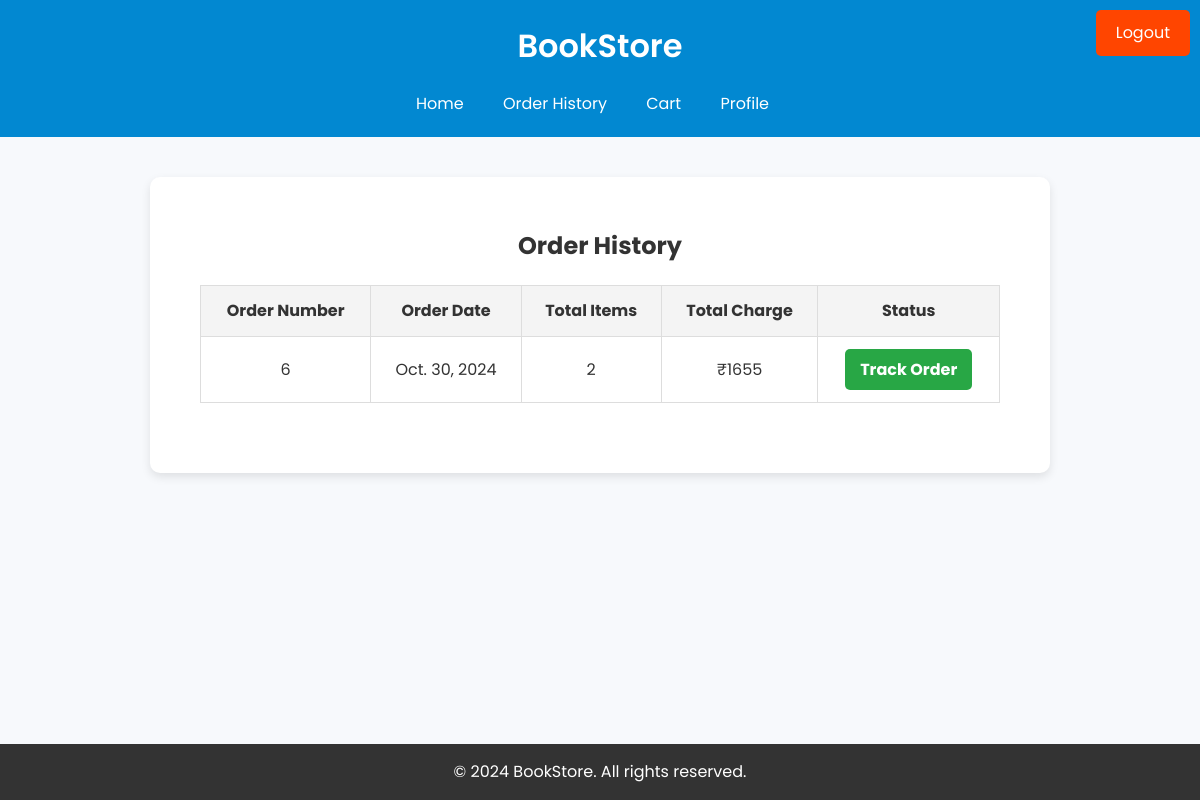
/orderhistorypage (signed in), run on an earlier commit of the app's database.
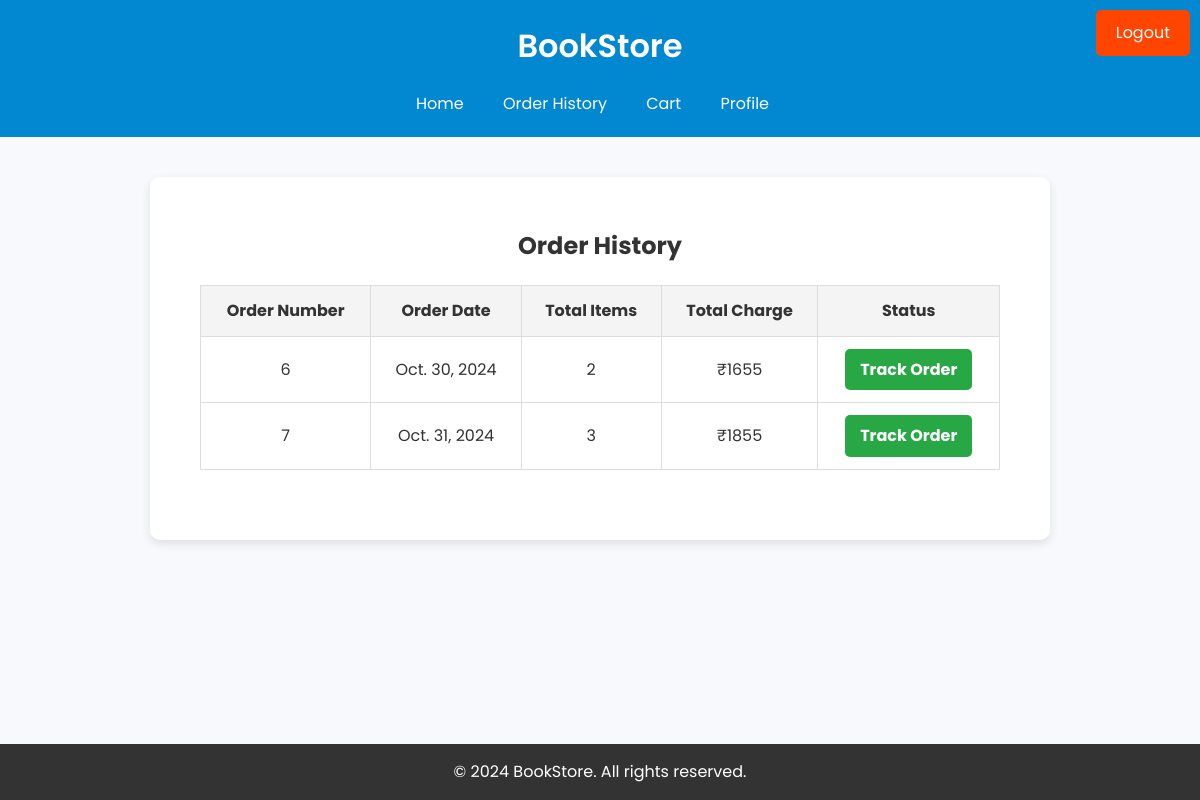
And on a later commit of the database.
### book/models.py (models this page shows)
class order(models.Model):
    PLACED = "Placed"
    CONFIRMED = "Confirmed"
    TRANSMITTED = "Transmitted"
    DELIVERED = "Delivered"
    CANCELLED = "Cancelled"
    STATUS_CHOICES = [
        (PLACED, _("Placed")),
        (CONFIRMED, _("Confirmed")),
        (TRANSMITTED, _("Transmitted")),
        (DELIVERED, _("DELIVERED")),
        (CANCELLED, _("Cancelled"))
    ]
    user = models.ForeignKey(
        Users, on_delete=models.SET_NULL, related_name='order_user', null=True)
    address = models.TextField(null=True, blank=True)
    date = models.DateTimeField(null=True, blank=True)
    total_quantity = models.PositiveBigIntegerField(null=True, blank=True)
    total_price = models.PositiveBigIntegerField(null=True, blank=True)
    grand_total = models.PositiveBigIntegerField(null=True, blank=True)
    status = models.CharField(choices=STATUS_CHOICES,
                              default=PLACED, max_length=20)
    reason = models.TextField(blank=True, null=True)

### book/views.py (the view)
# urls.py: path('orderhistorypage', views.orderhistorypage, name='orderhistorypage'),
def orderhistorypage(request):
    msg = request.GET.get("msg", "")
    user_id = request.session.get('id')
    orders = order.objects.filter(user=user_id)
    return render(request, 'orderhistorypage.html', {"msg": msg, "orders": orders})

### book/templates/orderhistorypage.html (shortened to what this page needs)
<!DOCTYPE html>
<html lang="en">
  <head>
  </head>
  <body>
    <a
      style="
        position: absolute;
        top: 10px;
        right: 10px;
        padding: 10px 20px;
        background-color: #ff4500;
        color: white;
        border: none;
        border-radius: 5px;
        cursor: pointer;
        text-decoration: none;
      "
      href="{% url 'logout' %}"
    >
      Logout
    </a>
    <header>
      <div class="container">
        <h1>BookStore</h1>
        <nav>
          <ul>
            <li><a href="{% url 'homepage' %}">Home</a></li>
            <li><a href="{% url 'orderhistorypage' %}">Order History</a></li>
            <li><a href="{% url 'cartpage' %}">Cart</a></li>
            <li><a href="{% url 'profile' %}">Profile</a></li>
          </ul>
        </nav>
      </div>
    </header>
    <section id="order-history" class="order-history-container">
      <h1>Order History</h1>
      <table>
        <thead>
          <tr>
            <th>Order Number</th>
            <th>Order Date</th>
            <th>Total Items</th>
            <th>Total Charge</th>
            <th>Status</th>
          </tr>
        </thead>
        <tbody>
          {% if orders %}
          {% for order in orders %}
          <tr>
            <td>{{order.id}}</td>
            <td>{{order.date.date}}</td>
            <td>{{order.total_quantity}}</td>
            <td>₹{{order.grand_total}}</td>
            <td>
              <a
                href="{% url 'trackorderpage' %}?id={{order.id}}"
                class="status-button"
              >
                Track Order
              </a>
            </td>
          </tr>
          {% endfor %}
          {% endif %}
        </tbody>
      </table>
    </section>
    <footer>
      <div class="container">
        <p>&copy; 2024 BookStore. All rights reserved.</p>
      </div>
    </footer>
  </body>
</html>

What changed in the data, as far as the page shows it:
added order: id "7", date "Oct. 31, 2024", total_quantity "3", grand_total "1855"
